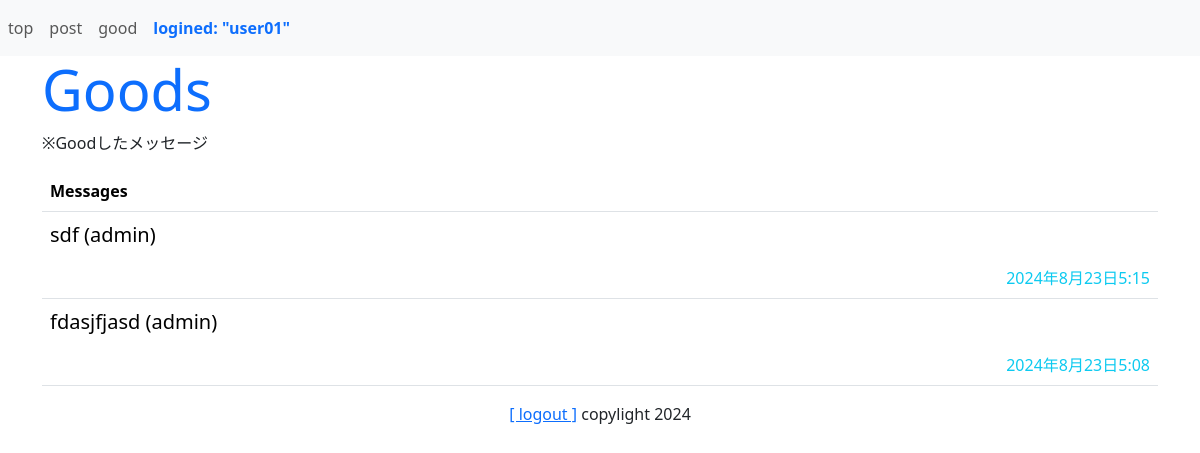
/sns/goods (signed in), run on the app's committed database.
### sns/models.py (models this page shows, shortened)
class Good(models.Model):
    owner = models.ForeignKey(User, on_delete=models.CASCADE, related_name='good_owner')
    message = models.ForeignKey(Message, on_delete=models.CASCADE)
    pub_date = models.DateTimeField(auto_now_add=True)
    class Meta:
        ordering = ("-pub_date",)

class Message(models.Model):
    owner = models.ForeignKey(User,on_delete=models.CASCADE, related_name='message_owner')
    content = models.TextField(max_length=1000)
    good_count = models.IntegerField(default=0)
    pub_date = models.DateTimeField(auto_now_add=True)
    def __str__(self):
        return str(self.content) + ' (' + str(self.owner) + ')'
    class Meta:
        ordering = ('-pub_date',)

### sns/views.py (the view)
# urls.py: path('goods',views.goods,name='goods'),
@login_required(login_url='/admin/login/')
def goods(request):
    goods = Good.objects.filter(owner=request.user).all()
    params = {
        'login_user':request.user,
        'contents':goods,
    }
    return render(request,'sns/good.html', params)

### hello/views.py (called while the page is built)
def sample_middleware(get_response):
    def middleware(request):
        counter = request.session.get('counter',0)
        request.session['counter'] = counter + 1
        response = get_response(request)
        print("count:" + str(counter))
        return response
    return middleware

### sns/templates/sns/good.html (shortened to what this page needs)
{% extends 'sns/layout.html' %}
{% block header %}
<h1 class="display-4 text-primary">Goods</h1>
<p class="caption">※Goodしたメッセージ</p>
{% endblock %}
{% block content %}
<table class="table mt-3">
    <tr>
        <th>Messages</th>
    </tr>
    {% for item in contents %}
    <tr>
        <td>
            <p class="fs-5">
                {{ item.message }}
            </p>
            <p class="text-end my-0 text-info">
                {{item.pub_date}}
            </p>
        </td>
    </tr>
    {% endfor %}
</table>
{% endblock %}

### sns/templates/sns/layout.html (shortened to what this page needs)
{% load static %}
<!DOCTYPE html>
<html lang="ja">
<head>
    <link rel="stylesheet" href="https://cdn.jsdelivr.net/npm/bootstrap/dist/css/bootstrap.css">
</head>
<body>
    <nav class="navbar fiexd-top navbar-expand nav-light bg-light">
        <ul class="navbar-nav mr-auto" style="width: 100%;">
            <li class="nav-item">
                <a href="{% url 'index' %}" class="nav-link">top</a>
            </li>
            <li class="nav-item">
                <a href="{% url 'post' %}" class="nav-link">post</a>
            </li>
            <li class="nav-item">
                <a href="{% url 'goods' %}" class="nav-link">good</a>
            </li>
            <li class="nav-item nav-link fw-bold text-primary">
                logined: "{{login_user}}"
            </li>
        </ul>
    </nav>
    <div class="container">
        <div>{% block header %}{% endblock %}</div>
        <div>{% block content %}{% endblock %}</div>
        <div class="my-3 text-center">
            <span class="font-weight-bold">
                <a href="/admin/logout?next=/sns">[ logout ]</a>
                <span class="float-right">copylight 2024</span>
            </span>
        </div>
    </div>
</body>
</html>

### data on the page
Good: message "sdf (admin)", pub_date "2024年8月23日5:15"
Good: message "fdasjfjasd (admin)", pub_date "2024年8月23日5:08"

### other printed values
{{ login_user }} "user01"
